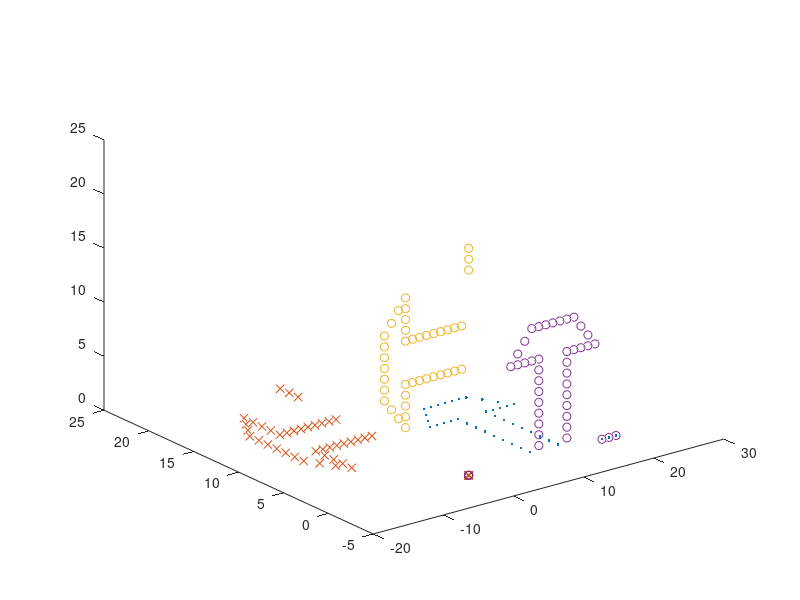

Here is the MATLAB script that generated this plot:
clc; 
clear all; close all;
pzo=[0,0,0,0,0,0,0,0,0,0,0,0,0,0,0,0,0,0,0,0, 0,0,0,0,0,0,0,0,0,0, 0,0,0,0,0,0,0,0,0,0,0,0,0,0,0];
pyo=[0,0,0,0,0,9,9,10,9, 11, 9,12,  1, 2,  3,  4,  5,  6,7,  8,  9, 12, 12, 12, 12,1,  2,  3,  4,   5,  6,  7, 8,  9,  12,  9,  12, 9, 11, 9, 10, 9,0,0,0 ];
pxo=[0,0,0,0,0,6,7,7, 8,  8, 9,9, 10,10, 10, 10, 10, 10, 10, 10, 10, 10, 11, 12, 13, 14,14, 14, 14,  14, 14, 14, 14,14,  14,  15, 15, 16,16, 17,17,18,19,20,21];

theta=90*3.1416/180.0;
R_ztheta=[ cos(theta), -sin(theta), 0;  sin(theta), cos(theta), 0; 0, 0,1];       
R_xtheta=[ 1, 0, 0; 0, cos(theta), -sin(theta); 0, sin(theta), cos(theta)];
R_ytheta=[ cos(theta), 0, sin(theta);  0, 1, 0;  -sin(theta), 0, cos(theta)];
       
%[x_1; y_1; z_1]=R{z}(theta)[x_0; y_0; z_0]' 
Sigma1=R_ztheta*[pxo; pyo; pzo];
px1=Sigma1(1,:);py1=Sigma1(2,:); pz1=Sigma1(3,:);

%[x_2; y_2; z_2]=R{x}(theta)[x_1; y_1; z_1]
Sigma2=R_xtheta*[px1; py1; pz1]; 
px2=Sigma2(1,:); py2=Sigma2(2,:); pz2=Sigma2(3,:);

%[x_3; y_3; z_3]=R{y}(theta)[x_2;  y_2; z_2]
Sigma3=R_ytheta*[px2; py2; pz2];
px3=Sigma3(1,:); py3=Sigma3(2,:); pz3=Sigma3(3,:);
plot3(pxo,pyo,pzo,'.',px1,py1,pz1,'x',px2,py2,pz2,'o',px3,py3,pz3,'o')
